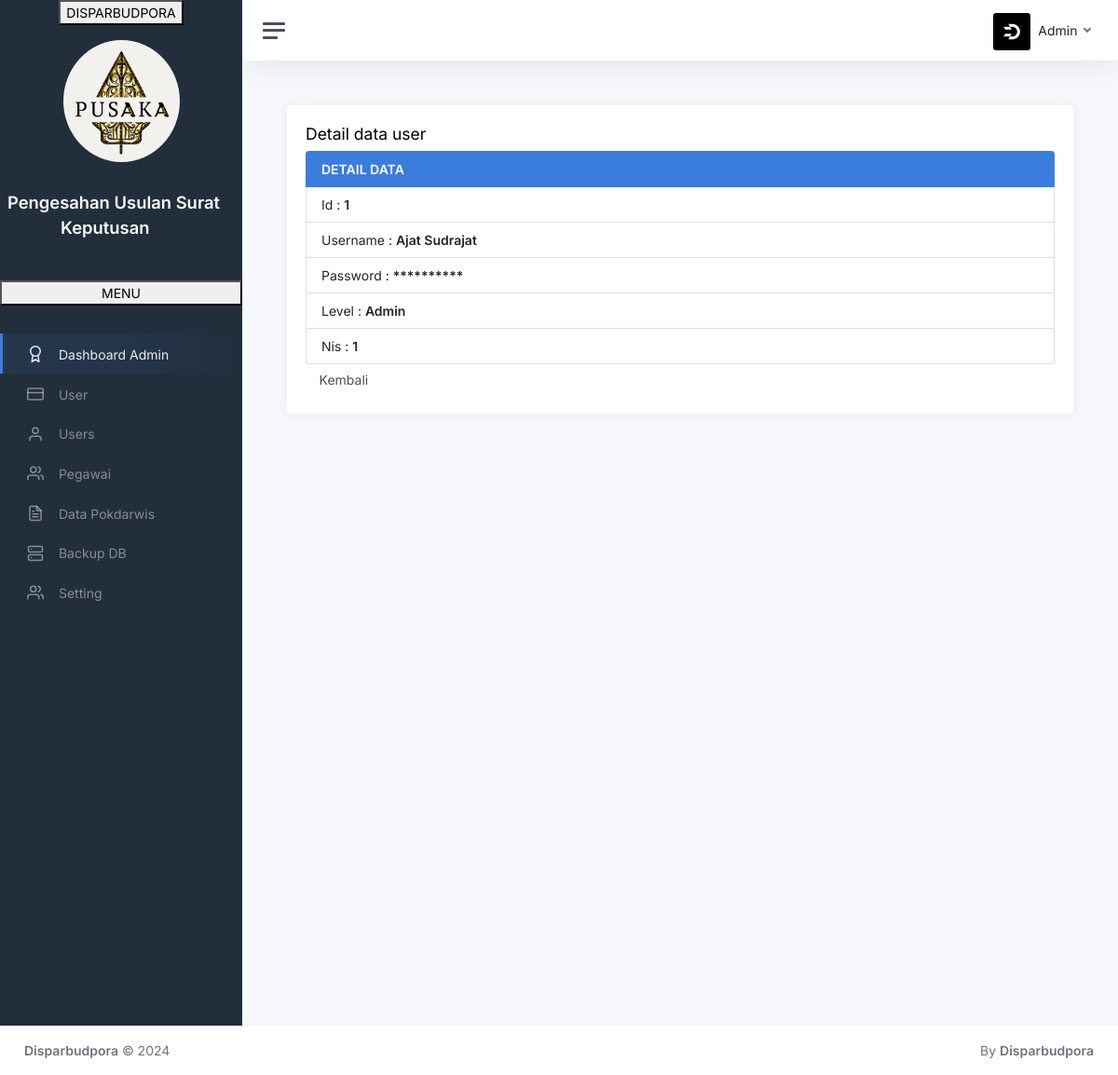
The app's page /index.php?page=detail&id=1 (signed in) with its own data.
### tables this page shows
CREATE TABLE `user` (
  `id` bigint(12) NOT NULL AUTO_INCREMENT,
  `username` varchar(30) NOT NULL,
  `password` varchar(30) NOT NULL,
  `level` varchar(30) NOT NULL,
  `nis` varchar(9) NOT NULL,
  PRIMARY KEY (`id`)
);

### user/detail.php (the view, shortened to what this page needs)
<div class="row">
    <div class="col-md-12">
        <div class="page-header">
            <h4>
                Detail data user
            </h4>
        </div>
        <?php
        if (isset($_GET['id'])) {
            $id   = $_GET['id'];
            $query = mysqli_query($db, "SELECT * FROM user WHERE id='$id'") or die('Query Error : ' . mysqli_error($db));
            while ($data  = mysqli_fetch_assoc($query)) {
                $id           = $data['id'];
                $username     = $data['username'];
                $level        = $data['level'];
                $nis          = $data['nis'];
            }
        }
        ?>
        <ul class="list-group">
            <li class="list-group-item active"><b>DETAIL DATA</b></li>
            <li class="list-group-item">Id : <b><?php echo $id; ?></b></li>
            <li class="list-group-item">Username : <b><?php echo $username; ?></b></li>
            <li class="list-group-item">Password : <b>
                    <?php
                    if ($_SESSION['level'] == "Admin") {
                        echo '**********';
                    } else if ($_SESSION['level'] == "User") {
                        echo '$password';
                    }  ?></b></li>
            <li class="list-group-item">Level : <b><?php echo $level; ?></b></li>
            <li class="list-group-item">Nis : <b><?php echo $nis; ?></b></li>
        </ul>
        <?php
        $kembali = "";
        if ($_SESSION['level'] == "Admin" or "Pegawai") {
            $kembali = "user-tampil";
        } else if ($_SESSION['level'] == "User") {
            $kembali = "index.php";
        }
        ?>
        <div class="form-group">
            <a href="?page=<?php echo $kembali ?>" class="btn btn-default btn-reset">Kembali</a>
        </div>
    </div>
</div>
</div>
</div>
</div>

### records on screen
user: id "1", username "Ajat Sudrajat", level "Admin", nis "1"

### other values on screen
$_SESSION['level'] "Admin"
